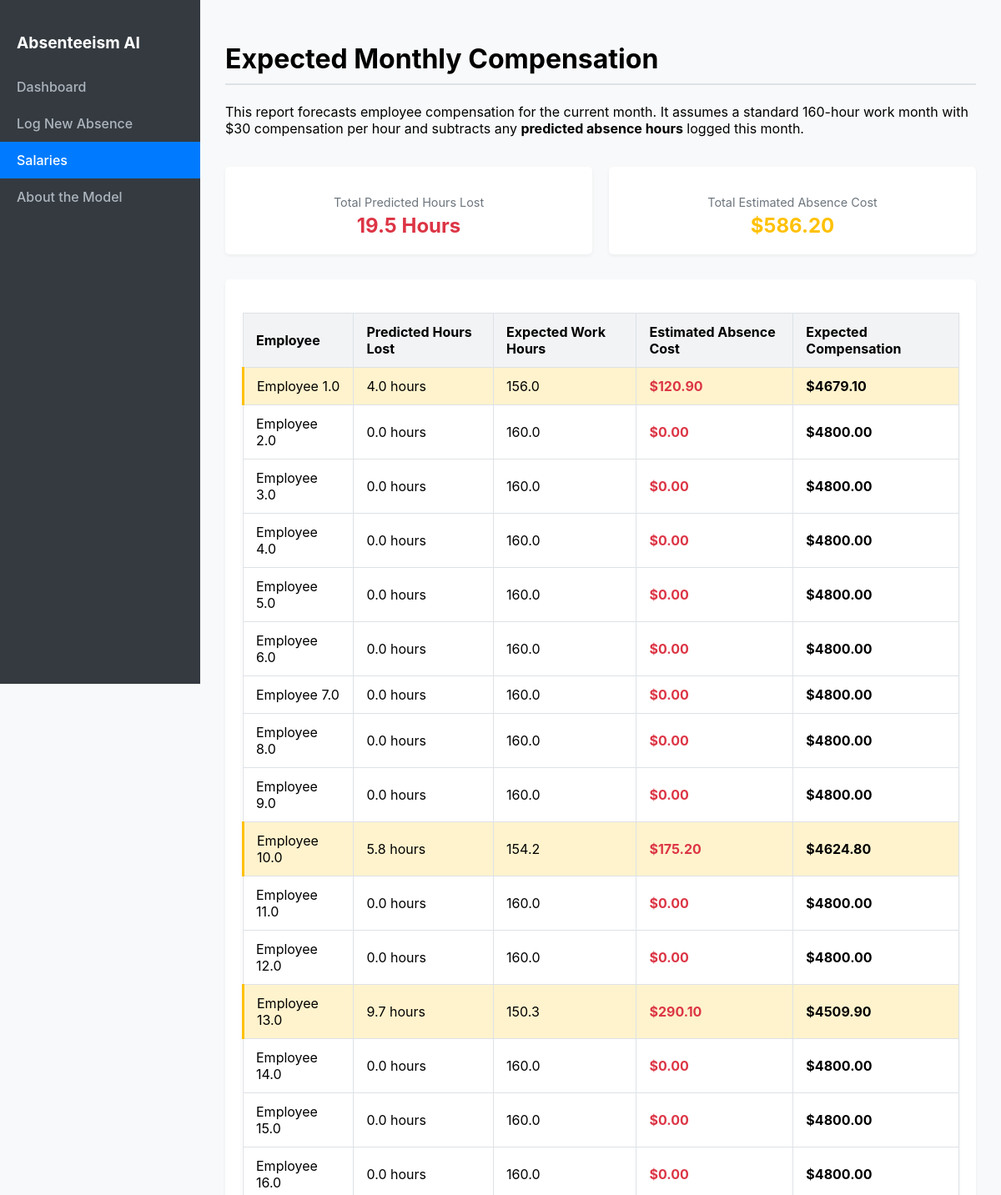
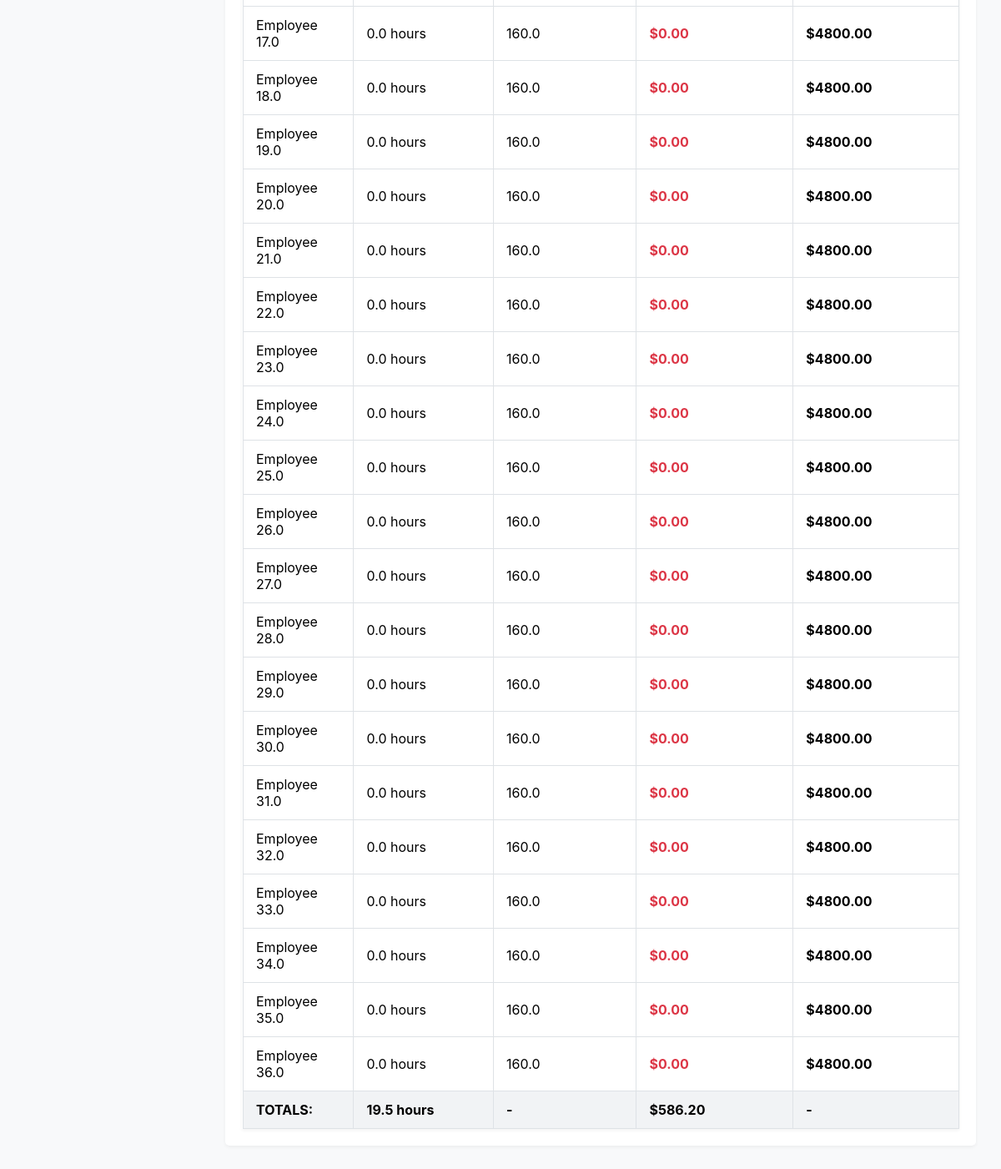
/salaries/, run on the app's committed database (2 pictures, top to bottom).
### tracker/models.py (models this page shows, shortened)
class Employee(models.Model):
    employee_id = models.IntegerField(primary_key=True, unique=True)
    full_name = models.CharField(max_length=100)
    hourly_rate = models.DecimalField(max_digits=6, decimal_places=2, default=30.00)
    transportation_expense = models.IntegerField()
    distance_from_residence_to_work = models.IntegerField()
    service_time = models.IntegerField()
    age = models.IntegerField()
    work_load_average_day = models.FloatField()
    hit_target = models.IntegerField()
    education = models.IntegerField(help_text="1:High School, 2:Graduate, 3:Postgrad, 4:Doctor")
    body_mass_index = models.FloatField()

### tracker/views.py (the view)
# urls.py: path('salaries/', views.salaries_view, name='salaries'),
def salaries_view(request):
    STANDARD_WORK_HOURS = 160.0
    employees = Employee.objects.all()
    salary_data = []
    current_month = timezone.now().month
    current_year = timezone.now().year
    total_company_hours_lost = 0.0
    total_company_cost_impact = 0.0
    for emp in employees:
        absent_hours_agg = AbsenceLog.objects.filter(
            employee=emp,
            date_logged__month=current_month,
            date_logged__year=current_year
        ).aggregate(total_hours=Sum('predicted_hours'))
        total_absent_hours = absent_hours_agg['total_hours'] or 0.0
        expected_work_hours = max(0, STANDARD_WORK_HOURS - float(total_absent_hours))
        absence_cost = float(total_absent_hours) * float(emp.hourly_rate)
        expected_compensation = expected_work_hours * float(emp.hourly_rate)
        total_company_hours_lost += float(total_absent_hours)
        total_company_cost_impact += absence_cost
        salary_data.append({
            'name': emp.full_name,
            'total_absent_hours': total_absent_hours, # Pass the full float
            'expected_work_hours': round(expected_work_hours, 1),
            'absence_cost': round(absence_cost, 2),
            'expected_compensation': round(expected_compensation, 2)
        })
    context = {
        'salary_data': salary_data,
        'total_company_hours_lost': round(total_company_hours_lost, 1),
        'total_company_cost_impact': round(total_company_cost_impact, 2),
        'page': 'salaries'
    }
    return render(request, 'tracker/3_salaries.html', context)

### tracker/templates/tracker/3_salaries.html
{% extends "tracker/_base.html" %}
{% load duration_filters %}
{% block content %}
    <h1>Expected Monthly Compensation</h1>
    <p>
        This report forecasts employee compensation for the current month. It assumes a standard 160-hour work month with $30 compensation per hour and subtracts any
        <strong>predicted absence hours</strong> logged this month.
    </p>
    <div style="display: flex; gap: 20px; margin-bottom: 30px;">
        <div class="card" style="flex: 1; text-align: center;">
            <p style="font-size: 0.9rem; color: #6c757d; margin-bottom: 5px;">Total Predicted Hours Lost</p>
            <h2 style="color: #dc3545; margin: 0;">{{ total_company_hours_lost|default:"0.0" }} Hours</h2>
        </div>
        <div class="card" style="flex: 1; text-align: center;">
            <p style="font-size: 0.9rem; color: #6c757d; margin-bottom: 5px;">Total Estimated Absence Cost</p>
            <h2 style="color: #ffc107; margin: 0;">${{ total_company_cost_impact|floatformat:2|default:"0.00" }}</h2>
        </div>
    </div>
    <div class="card">
        <table>
            <thead>
                <tr>
                    <th>Employee</th>
                    <th>Predicted Hours Lost</th>
                    <th>Expected Work Hours</th>
                    <th>Estimated Absence Cost</th>
                    <th>Expected Compensation</th>
                </tr>
            </thead>
            <tbody>
                {% for item in salary_data %}
                <tr {% if item.total_absent_hours > 0 %}style="background-color: #fff3cd; border-left: 3px solid #ffc107;"{% endif %}>
                    <td>{{ item.name }}</td>
                    <td>{{ item.total_absent_hours|floatformat:1 }} hours</td>
                    <td>{{ item.expected_work_hours|floatformat:1 }}</td>
                    <td style="font-weight: bold; color: #dc3545;">
                        ${{ item.absence_cost|floatformat:2|default:"0.00" }}
                    </td>
                    <td><b>${{ item.expected_compensation|floatformat:2 }}</b></td>
                </tr>
                {% endfor %}
            </tbody>
            <tfoot>
                <tr style="background-color: #f1f3f5; font-weight: bold;">
                    <td>TOTALS:</td>
                    <td>{{ total_company_hours_lost|floatformat:1 }} hours</td>
                    <td>-</td>
                    <td>${{ total_company_cost_impact|floatformat:2|default:"0.00" }}</td>
                    <td>-</td>
                </tr>
            </tfoot>
        </table>
    </div>
{% endblock %}

### tracker/templates/tracker/_base.html (style rules this page uses)
body { font-family: -apple-system, BlinkMacSystemFont, "Segoe UI", Roboto, "Helvetica Neue", Arial, sans-serif; margin: 0; display: flex; background: #f8f9fa; }
.content h1 { border-bottom: 2px solid #dee2e6; padding-bottom: 10px; }
table { width: 100%; border-collapse: collapse; margin-top: 20px; background: white; box-shadow: 0 2px 4px rgba(0,0,0,0.05); }
th, td { padding: 12px 15px; border: 1px solid #dee2e6; text-align: left; }
th { background-color: #f1f3f5; }
.card { background: white; padding: 20px; border-radius: 5px; box-shadow: 0 2px 4px rgba(0,0,0,0.05); margin-top: 20px; }

### data on the page
Employee: name "Employee 1.0"
Employee: name "Employee 2.0"
Employee: name "Employee 3.0"
Employee: name "Employee 4.0"
Employee: name "Employee 5.0"
Employee: name "Employee 6.0"
Employee: name "Employee 7.0"
Employee: name "Employee 8.0"
Employee: name "Employee 9.0"
Employee: name "Employee 10.0"
Employee: name "Employee 11.0"
Employee: name "Employee 12.0"
Employee: name "Employee 13.0"
Employee: name "Employee 14.0"
Employee: name "Employee 15.0"
Employee: name "Employee 16.0"
Employee: name "Employee 17.0"
Employee: name "Employee 18.0"
Employee: name "Employee 19.0"
Employee: name "Employee 20.0"
Employee: name "Employee 21.0"
Employee: name "Employee 22.0"
Employee: name "Employee 23.0"
Employee: name "Employee 24.0"
Employee: name "Employee 25.0"
Employee: name "Employee 26.0"
Employee: name "Employee 27.0"
Employee: name "Employee 28.0"
Employee: name "Employee 29.0"
Employee: name "Employee 30.0"
Employee: name "Employee 31.0"
Employee: name "Employee 32.0"
Employee: name "Employee 33.0"
Employee: name "Employee 34.0"
Employee: name "Employee 35.0"
Employee: name "Employee 36.0"

### other printed values
{{ total_company_hours_lost|default:"0.0" }} "19.5"
{{ total_company_cost_impact|floatformat:2|default:"0.00" }} "586.20"
{{ item.total_absent_hours|floatformat:1 }} "4.0" "0.0" "0.0" "0.0" "0.0" "0.0" "0.0" "0.0" "0.0" "5.8" "0.0" "0.0" "9.7" "0.0" "0.0" "0.0" "0.0" "0.0" "0.0" "0.0" "0.0" "0.0" "0.0" "0.0" "0.0" "0.0" "0.0" "0.0" "0.0" "0.0" "0.0" "0.0" "0.0" "0.0" "0.0" "0.0"
{{ item.expected_work_hours|floatformat:1 }} "156.0" "160.0" "160.0" "160.0" "160.0" "160.0" "160.0" "160.0" "160.0" "154.2" "160.0" "160.0" "150.3" "160.0" "160.0" "160.0" "160.0" "160.0" "160.0" "160.0" "160.0" "160.0" "160.0" "160.0" "160.0" "160.0" "160.0" "160.0" "160.0" "160.0" "160.0" "160.0" "160.0" "160.0" "160.0" "160.0"
{{ item.absence_cost|floatformat:2|default:"0.00" }} "120.90" "0.00" "0.00" "0.00" "0.00" "0.00" "0.00" "0.00" "0.00" "175.20" "0.00" "0.00" "290.10" "0.00" "0.00" "0.00" "0.00" "0.00" "0.00" "0.00" "0.00" "0.00" "0.00" "0.00" "0.00" "0.00" "0.00" "0.00" "0.00" "0.00" "0.00" "0.00" "0.00" "0.00" "0.00" "0.00"
{{ item.expected_compensation|floatformat:2 }} "4679.10" "4800.00" "4800.00" "4800.00" "4800.00" "4800.00" "4800.00" "4800.00" "4800.00" "4624.80" "4800.00" "4800.00" "4509.90" "4800.00" "4800.00" "4800.00" "4800.00" "4800.00" "4800.00" "4800.00" "4800.00" "4800.00" "4800.00" "4800.00" "4800.00" "4800.00" "4800.00" "4800.00" "4800.00" "4800.00" "4800.00" "4800.00" "4800.00" "4800.00" "4800.00" "4800.00"
{{ total_company_hours_lost|floatformat:1 }} "19.5"
